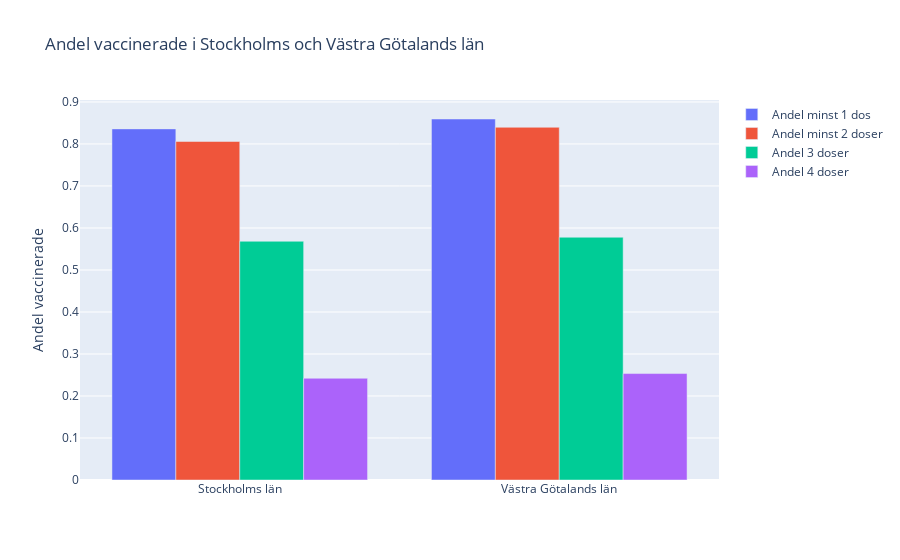

This figure's notebook cell:
### Code cell
fig = px.bar(
    df_sthm_gbg_1_2_3_4,
    x="Län_namn",
    y=["Andel minst 1 dos", "Andel minst 2 doser", "Andel 3 doser", "Andel 4 doser"],
    barmode="group",
    title="Andel vaccinerade i Stockholms och Västra Götalands län",
    labels={"value": "Andel vaccinerade", "Län_namn": ""}
)

fig.update_layout(legend={'title_text':''})

fig.show()
fig.write_html("../Lab/Visualiseringar/plot_2g.html")

### Figure 1 — Plotly figure (JSON) as saved in the notebook; plotly's stock layout.template omitted (floating-point values rounded to 4 significant figures)
{"data": [{"alignmentgroup": "True", "hovertemplate": "variable=Andel minst 1 dos<br>=%{x}<br>Andel vaccinerade=%{y}<extra></extra>", "legendgroup": "Andel minst 1 dos", "marker": {"color": "#636efa", "pattern": {"shape": ""}}, "name": "Andel minst 1 dos", "offsetgroup": "Andel minst 1 dos", "orientation": "v", "showlegend": true, "textposition": "auto", "type": "bar", "x": ["Stockholms län", "Västra Götalands län"], "xaxis": "x", "y": [0.8359, 0.8594], "yaxis": "y"}, {"alignmentgroup": "True", "hovertemplate": "variable=Andel minst 2 doser<br>=%{x}<br>Andel vaccinerade=%{y}<extra></extra>", "legendgroup": "Andel minst 2 doser", "marker": {"color": "#EF553B", "pattern": {"shape": ""}}, "name": "Andel minst 2 doser", "offsetgroup": "Andel minst 2 doser", "orientation": "v", "showlegend": true, "textposition": "auto", "type": "bar", "x": ["Stockholms län", "Västra Götalands län"], "xaxis": "x", "y": [0.8059, 0.8397], "yaxis": "y"}, {"alignmentgroup": "True", "hovertemplate": "variable=Andel 3 doser<br>=%{x}<br>Andel vaccinerade=%{y}<extra></extra>", "legendgroup": "Andel 3 doser", "marker": {"color": "#00cc96", "pattern": {"shape": ""}}, "name": "Andel 3 doser", "offsetgroup": "Andel 3 doser", "orientation": "v", "showlegend": true, "textposition": "auto", "type": "bar", "x": ["Stockholms län", "Västra Götalands län"], "xaxis": "x", "y": [0.5683, 0.5779], "yaxis": "y"}, {"alignmentgroup": "True", "hovertemplate": "variable=Andel 4 doser<br>=%{x}<br>Andel vaccinerade=%{y}<extra></extra>", "legendgroup": "Andel 4 doser", "marker": {"color": "#ab63fa", "pattern": {"shape": ""}}, "name": "Andel 4 doser", "offsetgroup": "Andel 4 doser", "orientation": "v", "showlegend": true, "textposition": "auto", "type": "bar", "x": ["Stockholms län", "Västra Götalands län"], "xaxis": "x", "y": [0.2423, 0.2534], "yaxis": "y"}], "layout": {"barmode": "group", "legend": {"title": {"text": ""}, "tracegroupgap": 0}, "title": {"text": "Andel vaccinerade i Stockholms och Västra Götalands län"}, "xaxis": {"anchor": "y", "domain": [0, 1], "title": {"text": ""}}, "yaxis": {"anchor": "x", "domain": [0, 1], "title": {"text": "Andel vaccinerade"}}}}
